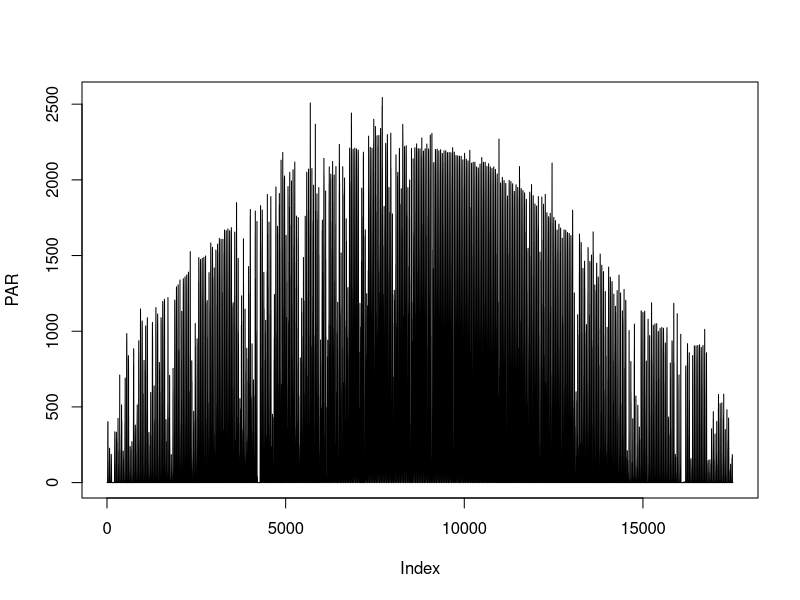
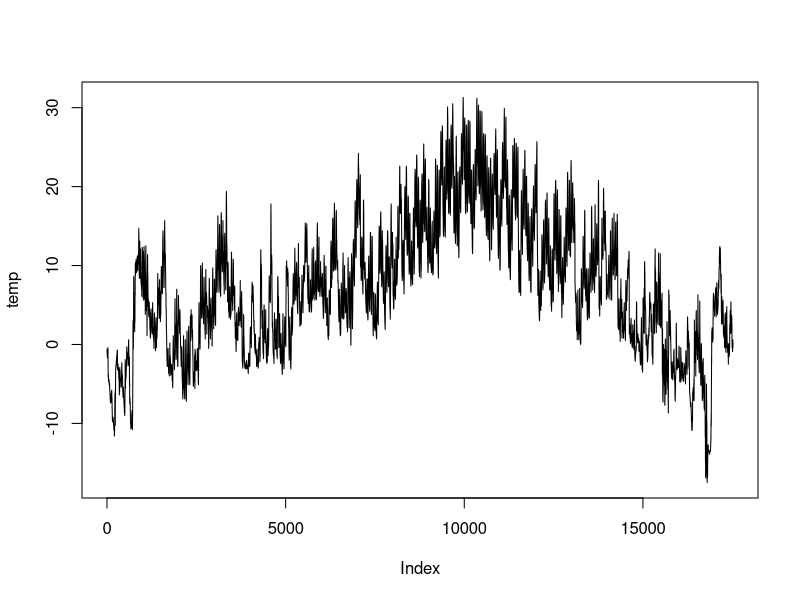
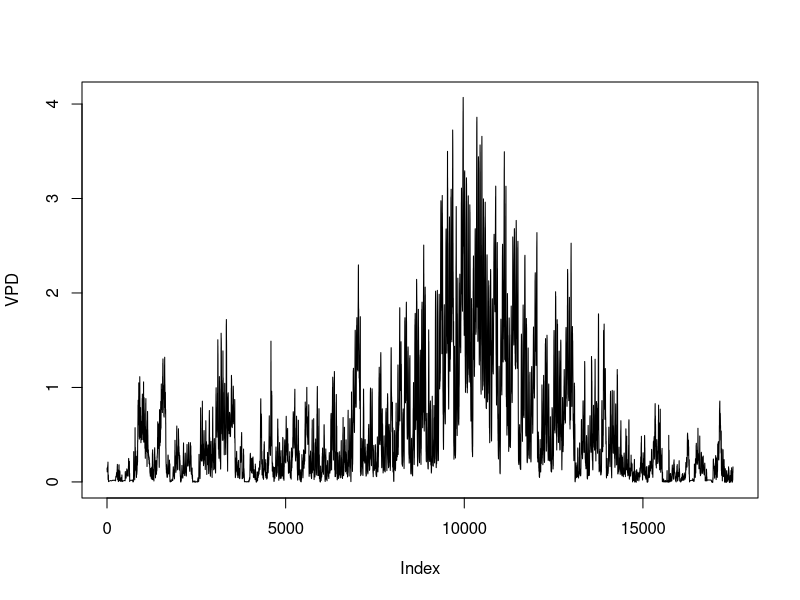
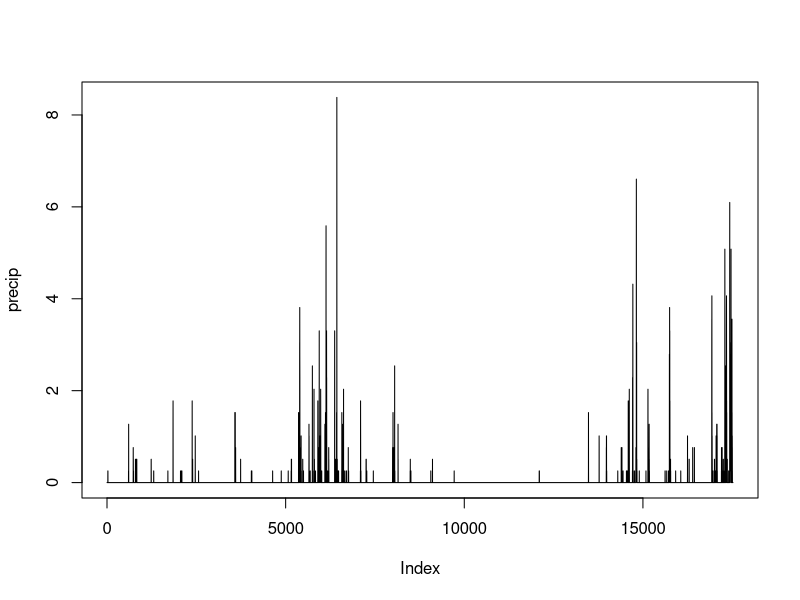

Here is the R script that generated these plots, in order:
# Original implementation of SEM by Dietz and Matthes see 
# https://raw.githubusercontent.com/mdietze/PestED/master/PestEcosysDemo.R


## convert umol/m2/sec -> Mg/ha/sec
k = 1e-6*12*1e-6*10000 #mol/umol*gC/mol*Mg/g*m2/ha
ktree = 1e-6*12*1e-3   #mol/umol*gC/mol*kg/g -> kg/m2/sec
kH2O = 1e-6*18*10^-6 #mol/umol*gH2O/mol*m/g
P = 101.325 ## average atm pressure (kPa)

##' Simple Ecosystem Model
##' @param X = [leaf,wood,root,storage,som,SoilWater,stem density]
##' @param params
##' @param timestep is in seconds, defaults to 30 min
##' @param inputs: PAR, temp, VPD
##' @param pest [phloem, xylem, leaf, root, stem]
##' @author Michael C, Dietze <dietze@bu.edu>
##' @return X 
SEM <- function(X,params,inputs,pest=c(0,0,0,1,0),timestep=1800){ 
  ## pest impacts:
  ## phloem feaders: % tax flux of carbon out of (GPP-Rl) and into Bstore
  ## xylem disrupters (bark beetle, canker, wilt, girdling): % decrease water supply 
  ## defoliators: % foliage removed
  ## root rot: factor accelleration of root turnover
  ## stem rot: increase in background mortality
  
  ### Hydrology ###
  
  ## evaporation (patch)
  EVAP = min(X[6]/timestep, 1.15*params$gevap*(0.622*inputs$VPD/P)/1000)  ##Bonan Eqn 13.10: rate = m/s
  ## 1.15 kg/m3 = rho = density of air
  ## 1000 at end converts kg/m2/s to m/s
  ##**** CHECK UNITS (want m/s)
  X[6] = X[6] + inputs$precip/1000 - EVAP*timestep
  
  ## plant available water (trapazoidal response) (patch)
  paw = ifelse(X[6]>params$Wthresh,X[6]-0.5*params$Wthresh,
               0.5*X[6]*X[6]/params$Wthresh)
  supply = (1-pest[2])*params$Kroot*X[3]*paw*X[7] ## potential rate of water uptake, umol/m2Ground/s
  
  ### turnover (tree)  ###
  leafLitter = X[1]*min(1,params$leafLitter+pest[3])
  CWD        = X[2]*params$CWD
  rootLitter = X[3]*pest[4]*params$rootLitter
  X[1] = X[1] - leafLitter
  X[2] = X[2] - CWD
  X[3] = X[3] - rootLitter
  
  
  ## Leaf Respiration (m2 leaf)
  Rleaf = arrhenius(params$Rleaf,inputs$temp)   # umol/m2/sec
  
  ## LAI & Canopy Optics (patch)
  LAI = X[1]*params$SLA*(X[7]/10000)  ## m2/m2
  PARmid = (1-0.5* exp(-0.5*LAI))*inputs$PAR  ## estimate mid-canopy PAR,  umol/m2/sec
  
  ## photosynthesis & Transpiration (plot)
  Ags = c(0,0)
  if(inputs$PAR>1e-20){
    Ags = solve.FVcB(arrhenius(params$Vcmax,inputs$temp),
                     arrhenius(params$Jmax,inputs$temp),
                     Rleaf,
                     42.75*exp(37830*(inputs$temp+273.15 - 298)/(298*R*(inputs$temp+273.15))), ## Gamma star
                     params$alpha, ## quantum yield
                     params$m,     ## stomatal slope
                     params$g0,    ## cuticular conductance
                     inputs$VPD,
                     PARmid)
    print("Ags")
    print(Ags)
    demand = max(Ags[2]*0.622*inputs$VPD/P*LAI*1e6,1e-10)     ## transpiration without water limitation, umol/m2/s
    fopen = max(0,min(1,supply/demand))
    GPP = (Ags[1]+Rleaf)*fopen*LAI               # umol/m2/sec
    TRANSP = demand*fopen                        # umol/m2/sec
    X[6] = X[6] - TRANSP*timestep*kH2O
  } else {
    fopen = GPP = TRANSP = 0
  }
  
  ### allocation rules:
  #  1 - carbon is only available once it's in the phloem
  #  2 - maintainence respiration
  #  3 - minimum storage: maintain enough C for n days of Rm
  #  4 - minimum leaf & root
  #      roots:leaves constant (such that for climatic mean Waterbalance, maintain E[supply/demand]~1)
  #      but if stressed, allowed to loose leaves
  #  5 - storage: maintain a proportion of potential Bleaf
  #  6 - allometric maximum leaf & root
  #  7 - stem growth
  
  ###### respiration & allocation ########
  
  ## maintainence respiration (priority #2) (umol/s/tree)
  GPP = GPP*10000/X[7]
  Rleaf = Rleaf*LAI*10000/X[7]
  Rstem = X[2]*arrhenius(params$Rstem,inputs$temp)
  Rroot = X[3]*arrhenius(params$Rroot,inputs$temp)
  Rg = 0  ## growth respiration: kg per plant per timestep
  
  ## update storage for priorities 1 & 2 (kg/tree) 
  X[4] = X[4] + ((1-pest[1])*(GPP - Rleaf) - Rstem - Rroot)*ktree*timestep
  
  ## calculate allometric potentials
  DBH = (X[2]/params$allomB0)^(1/params$allomB1)  ## infer DBH from woody biomas
  Lmax = params$allomL0*DBH^params$allomL1        ## set maximum leaf biomass from DBH
  Lmin = params$Lmin*Lmax                         ## set minimum leaf and root biomass as a fraction of maximum
  Rmin = Lmin*params$q
  Smin = (Rleaf*LAI*10000/X[7]+Rstem+Rroot)*ktree*86400*params$StoreMinDay  ## set minimum storage based on the number of days the plant could survive
  Smax = params$Smax*Lmax                         ## Set maximum storage biomas as a multiplier to maximum leaf biomass (similar to Fisher et al 2010)
  
  ## priority 3: only allocate if store above minimum  
  if(X[4] > Smin){
    
    leafGrowMax = Lmax*params$Kleaf*2^(inputs$temp/10)  #thermal limit to growth
    
    ## priority #4 mimimum leaf and root
    if(X[1] < Lmin){
      leafAlloc = max(min(Lmin - X[1],(X[4]-Smin)/(1+params$Rg),leafGrowMax),0)  #demand,supply
      X[1] = X[1] + leafAlloc
      X[4] = X[4] - leafAlloc*(1+params$Rg)
      Rg   = Rg   + leafAlloc*params$Rg
    }
    if(X[3] < Rmin){
      rootAlloc = max(min(Lmin - X[1],(X[4]-Smin)/(1+params$Rg)),0)
      X[3] = X[3] + rootAlloc
      X[4] = X[4] - rootAlloc*(1+params$Rg)
      Rg   = Rg   + rootAlloc*params$Rg
    }
    
    ## priority #5, maximum storage
    if(X[4] > Smax){
      
      ## priority #6: Leaf and stem growth
      if(X[1] < Lmax | X[3] < Lmax*params$q){
        leafDemand = Lmax - X[1]
        rootDemand = Lmax*params$q - X[3]
        storeSupply = (X[4]-Smax)/(1+params$Rg)
        falloc = min(1,max(0,storeSupply/(leafDemand+rootDemand)))
        leafAlloc = leafDemand*falloc
        rootAlloc = rootDemand*falloc
        X[1] = X[1] + leafAlloc
        X[3] = X[3] + rootAlloc
        X[4] = X[4] - (leafAlloc+rootAlloc)*(1+params$Rg)
        Rg = Rg + (leafAlloc+rootAlloc)*params$Rg
      }
      
      ## priority #7: Growth & reproduction
      if(X[4] > Smax){
        growAlloc  = (X[4]-Smax)/(1+params$Rg)
        reproAlloc = growAlloc*params$Rfrac
        stemAlloc = growAlloc-reproAlloc
        X[2] = X[2] + stemAlloc
        X[4] = X[4] - growAlloc*(1+params$Rg)
        X[5] = X[5] + reproAlloc*params$SeedlingMort  ## bulk of reproductive allocation dies
        X[7] = X[7] + reproAlloc*(1-params$SeedlingMort)*X[7]/sum(X[1:4]) ## naive reproduction (new trees enter as adults)
        Rg = Rg + growAlloc*params$Rg
      }
      
    }  ## end Store > Smax
    
  } ## end Store > Smin
  
  ## mortality
  if(X[4] <= params$NSCthreshold*Smax){
    X[7] = 0
  } else {
    mortRate = (pest[5]+params$mort1*exp(-params$mort2*X[4]/Smax))*timestep/86400/365
    X[5] = X[5] + X[7]*mortRate*sum(X[1:4])/1000 ## dead trees go to SOM  
    X[7] = X[7]*(1-mortRate)  ## reduce density but not per-tree pools
  }
  
  ## soil respiration
  Rh = min(params$Rbasal*X[5]*params$Q10^(inputs$temp/10),X[5]/(k*timestep)) ## min ensures SOM never goes negative
  X[5] = X[5] - Rh*k*timestep
  
  return(c(X,GPP,fopen,Rleaf,Rstem+Rroot,Rg/ktree/timestep))
  #  return(data.frame(X1=Xnew[,1],X2=Xnew[,2],X3=Xnew[,3],LAI,NEP=GPP-alloc[,1]-Rh,GPP,
  #                    Ra=alloc[,1],NPPw=alloc[,2],NPPl=alloc[,3],Rh,litter,CWD))
}

## Farquhar-Ball Berry Optimization Functions
farquhar = function(Ci,Fparams,I){
  a = 0.9 ## curvature parameter
  b = -(Fparams[5]*I+Fparams[2])
  c = Fparams[5]*I*Fparams[2]
  J = (-b-sqrt(b^2-4*a*c))/(2*a)
  aJ <- J*(Ci-Fparams[4])/(4*Ci+8*Fparams[4])    ## electron transport limited without covariates
  aC <- Fparams[1]*(Ci-Fparams[4])/(Ci+Km)  
  min(aJ,aC) - Fparams[3]
}

ballberry = function(input,BBparams,Fparams,obs){
  ## is actually the Medlyn et al 2011 model
  Ci <- obs[1] - 1.6*input[1]/input[2]
  e1 <- (farquhar(Ci,Fparams,obs[3]) - input[1])
  #  e2 <- (BBparams[1] + (1+BBparams[2]/sqrt(obs[2]))*input[1]/obs[1] - input[2])*100
  e2 <- (BBparams[1] + BBparams[2]*input[1]/((obs[1]-Fparams[4])*(1+obs[2])) - input[2])*100  
  return(e1^2 + e2^2)
}

solve.FVcB = function(Vcmax, Jmax, Rleaf, Gstar, alpha, m, g0, VPD, PAR){
  Ca = 400
  #print("--solve.FVcB--")
  out <- optim(c(15, 0.1),			# solve simultaneously for An.pred and gs.pred
               ballberry,
               BBparams = c(g0,m),	        # Ballberry params                                                                                                                                                                                                                                                                                                            
               Fparams = c(Vcmax,Jmax,Rleaf,Gstar,alpha),	# Farquhar params
               obs = c(Ca, VPD, PAR))  			# data
  # print("out: ")
  # print(out)
  if(out$par[2]>=0){
    return(out$par)
  } else { return(c(0,0))}
}

arrhenius <- function(observed.value, new.temp, old.temp = 25){
  return(observed.value / exp (3000 * ( 1 / (273.15 + new.temp) - 1 / (273.15 + old.temp))))
}

### paramters
Gstar<- 0.5
alpha <- 0.3
timestep = 1800 #seconds
params = list()
## hydrology
params$gevap = 0.005  ## m2/s (Bonan p 201) [was 0.01, tuned]
params$Wthresh = 1
params$Kroot = 0.2  # umolH20*ha/(m3*kgRoot*s) -> uptake per kg root per m available water
## photosynthesis
R = 8.3144621 ## ideal gas constant in J/K/mol
Tleaf = 298
Kc = 404.9*exp(79430*(Tleaf - 298)/(298*R*Tleaf))
Ko = 278.4*exp(36380*(Tleaf - 298)/(298*R*Tleaf))
Km = Kc*(1+210/Ko)
params$SLA = 10
params$alpha = 0.8
params$Vcmax = 18
params$Jmax  = params$Vcmax*1.67
Rleaf <- 1
params$m     = 4
params$g0    = 0
##allometry
params$allomB0 = exp(-2.5355)/0.8  ## Jenkins 2004, Pine, adj for BGB
params$allomB1 = 2.4349
params$allomL0 = exp(-2.907)  ##Jenkins full database softwoods, Table 3
params$allomL1 = 1.674
## plant respiration
params$Rleaf = 0.04*params$Vcmax
params$Rroot = 1.2
params$Rstem = 0.05
params$Rg    = 0.33
## soil respiration
params$Q10 = 2
params$Rbasal = 0.2/(params$Q10^2.5) #umol/m2/sec per Mg/ha of SOM
## turnover
params$leafLitter = 0.33/365/86400*timestep
params$CWD = 0.0001/365/86400*timestep
params$rootLitter = 1.0/365/86400*timestep
## mortality
params$mort1 = 1
params$mort2 = 5
params$NSCthreshold = 0.01
## NSC Allocation
params$Lmin = 0.75
params$q    = 1
params$StoreMinDay = 2
params$Smax = 1
params$Rfrac = 0.2
params$SeedlingMort = 0.99
params$Kleaf = (1/21/48)/2^2.5  ## assumes it takes 21 days to regrow at 25C

## initialize state variables
DBH = 10
X = rep(1,7)
X[1] = X[3] = X[4] = params$allomL0*DBH^params$allomL1 
X[2] = params$allomB0*DBH^params$allomB1 
X[5] = 10
X[7] = 700


if(!exists('inputs')){
  library(ncdf4)
  met = nc_open("data-raw/met_data.nc")
  PAR = ncvar_get(met,"PAR")
  for(i in which(PAR < -10)){PAR[i]=PAR[i-1]} ##uber-naive gapfilling
  temp = ncvar_get(met,"TA")
  VPD  = ncvar_get(met,"VPD")
  precip = ncvar_get(met,"PREC")
  time = ncvar_get(met,"DOY")
  time <- time[1:5]
  ncvar_get(met, "DOY")
  
  nc_close(met)
  plot(PAR,type='l')
  plot(temp,type='l')
  plot(VPD,type='l')  
  plot(precip,type='l')  
  inputs = data.frame(PAR=PAR,temp=temp,VPD=VPD,precip=precip, time = seq(as.POSIXct("2005-01-01 00:00"), as.POSIXct("2005-12-31 23:30"),by = 1800))
  inputs <- inputs[65:70, ]
  inputs$time <- NULL
}

varnames <- c("Bleaf","Bwood","Broot","Bstore","BSOM","Water","density","GPP","fopen","Rleaf","RstemRroot","Rgrow")
units <- c("kg/plant","kg/plant","kg/plant","kg/plant","Mg/ha","m","stems/ha")

iterate.SEM <- function(pest,t.start = 0,years = 1){
  
  pest.orig = pest
  pest = c(0,0,0,1,0)
  nt = length(time)*years
  output = array(NA,c(nt,12))
  for(t in 1:nt){
    ## turn pests on/off
    if(t %in% t.start){
      pest = pest.orig
    } else {
      pest[3]=0  ## defoliation turned off
    }  
    
    ti = (t-1) %% nrow(inputs) + 1  ## indexing to allow met to loop
    output[t,]=SEM(X,params,inputs[ti,],pest)
    X = output[t,1:7]
    if((t %% (48*7)) == 0) print(t/48) ## day counter
    if(X[7] == 0) break
  }
  
  colnames(output) = varnames
  return(output)
  
} # end iterate.SEM

# X
# 2.579324  26.956056   2.579324   2.579324  10.000000   1.000000 700.000000
# pest  c(0,0,0,1,0) 



# Save output as comparison data
default = iterate.SEM(c(0,0,0,1,0))





write.csv("tests/testthat/DM_old_new.csv", row.names = FALSE)
